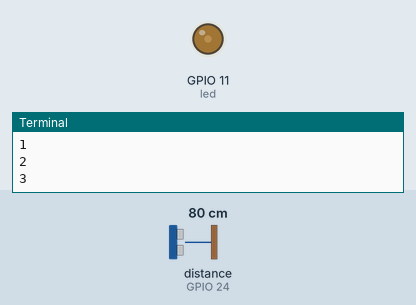
This program was run on a simulated Raspberry Pi (BCM pin numbers). On the bench: output pins drawn as LEDs (lit = HIGH), the last lines printed to the terminal. Dashed ring = blinking. Inputs (shaded band) come from the test bench; at power-on: distance to the obstacle (sensor on GPIO 24) 80 cm. The echo pulse lasts 58.3 µs per cm; the clock reads 2024-03-15 10:24:30 at power-on unless the program sets it; pins used as bus, display or sensor lines are not drawn.

Above: at 1.2 s.
1.3 s: distance to the obstacle (sensor on GPIO 24) set to 2 cm
At 1.69 s:
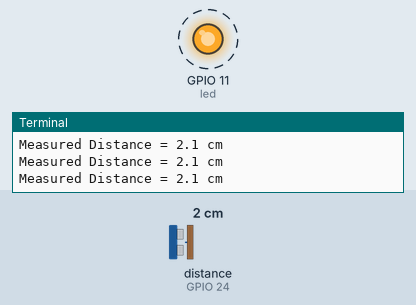
4.3 s: distance to the obstacle (sensor on GPIO 24) set to 35 cm
At 4.7 s:
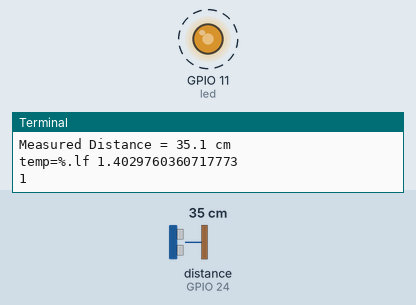
7.3 s: distance to the obstacle (sensor on GPIO 24) set to 60 cm
At 8.7 s:
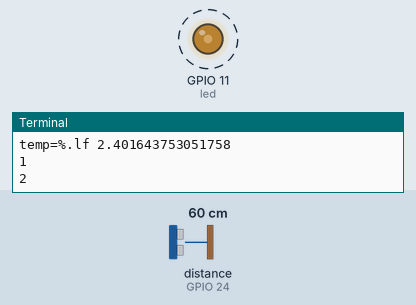
Timing chart, 0 to 16.3 s (numbered marks = the images above; inputs shaded):
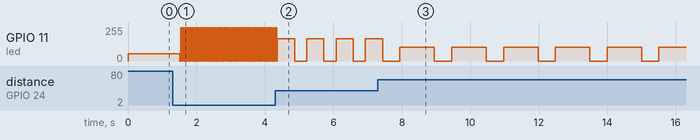

The program:

SI_2020.py
```python
#Libraries
import RPi.GPIO as GPIO
import time

#GPIO Mode (BOARD / BCM)
GPIO.setmode(GPIO.BCM)

#set GPIO Pins
GPIO_TRIGGER = 12
GPIO_ECHO = 24
led = 11

#set GPIO direction (IN / OUT)
GPIO.setup(GPIO_TRIGGER, GPIO.OUT)
GPIO.setup(GPIO_ECHO, GPIO.IN)
GPIO.setup (led, GPIO.OUT)

def distance():
    # set Trigger to HIGH
    GPIO.output(GPIO_TRIGGER, True)

    # set Trigger after 0.01ms to LOW
    time.sleep(0.00001)
    GPIO.output(GPIO_TRIGGER, False)

    StartTime = time.time()
    StopTime = time.time()

    # save StartTime
    while GPIO.input(GPIO_ECHO) == 0:
        StartTime = time.time()

    # save time of arrival
    while GPIO.input(GPIO_ECHO) == 1:
        StopTime = time.time()

    # time difference between start and arrival
    TimeElapsed = StopTime - StartTime
    # multiply with the sonic speed (34300 cm/s)
    # and divide by 2, because there and back
    distance = (TimeElapsed * 34300) / 2

    return distance

if __name__ == '__main__':
    pwm_led = GPIO.PWM(led,50)
    pwm_led.start(100)
    print("Distance:")
    try:
        while True:
            dist = distance()
            print ("Measured Distance = %.1f cm" % dist)
            if int(dist) < 100 and int(dist) > 0:
                duty=int(dist)
                pwm_led.ChangeDutyCycle(100-duty)
                dist_old=dist
                if dist/50 > 0.5: # daca distanta este mai mare de 50 cm
                        temp=float(float(dist)/50)/0.5 #imparte in portiuni de 0.5 secunde distanta de mai sus
                        print("temp=%.lf",temp)
                        i=1
                        while i <= int(temp): #la fiecare 0.5s se citeste noua distanta si daca este mai mica decat 2/3
                                print(i)      #din distanta veche atunci se incepe imediat calcularea noii distante
                                i=i+1		  #si ledul va afisa noi valori corespunzatoare noii distante imediat
                                time.sleep(0.5)
                                dist=distance()
                                if dist < 2*dist_old/3:
                                        pwm_led.ChangeDutyCycle(0)
                                        break
                                        break
                        print("time.sleep extra: %.lf" % float(float(dist_old)/50-temp*0.5))
                        time.sleep(float(float(dist_old)/50-temp*0.5))
                else:
                        time.sleep(dist/50) # timp in care ledul este aprins
                pwm_led.ChangeDutyCycle(0)
            if 0.1*dist/10 <= 0.5:
                time.sleep(0.1*dist/10) # timp in care ledul sta oprit si nu se calculeaza distanta, maxim 0.5 sta stins
            else:
                time.sleep(0.5)
        # Reset by pressing CTRL + C
    except KeyboardInterrupt:
        print("Measurement stopped by User")
        GPIO.cleanup()
```

Measured:
- after the input at 1.3 s, GPIO 11 (led): alternates 250/255 for 0.04 s and 0/255 for 0.02 s, starting after 0.24 s
- after the input at 4.3 s, GPIO 11 (led): alternates 166/255 for 0.50 s and 0/255 for 0.35 s, starting after 0.06 s
- after the input at 7.3 s, GPIO 11 (led): alternates 102/255 for 1.0 s and 0/255 for 0.50 s, starting after 0.64 s
